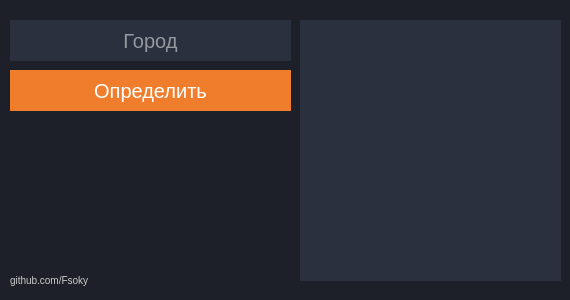
<?xml version="1.0" encoding="UTF-8"?>
<ui version="4.0">
 <class>GUIWeather</class>
 <widget class="QMainWindow" name="GUIWeather">
  <property name="geometry">
   <rect>
    <x>0</x>
    <y>0</y>
    <width>570</width>
    <height>300</height>
   </rect>
  </property>
  <property name="windowTitle">
   <string>MainWindow</string>
  </property>
  <property name="styleSheet">
   <string notr="true">background-color: #1d2029;
color: #fff;
font-size: 20px;</string>
  </property>
  <widget class="QWidget" name="centralwidget">
   <widget class="QPushButton" name="pushButton">
    <property name="geometry">
     <rect>
      <x>10</x>
      <y>70</y>
      <width>281</width>
      <height>41</height>
     </rect>
    </property>
    <property name="styleSheet">
     <string notr="true">QPushButton {
	outline: 0;
	border: 0;
	background-color: #f07d2b;
}

QPushButton:hover {
	background-color: #f28b41;
}</string>
    </property>
    <property name="text">
     <string>Определить</string>
    </property>
   </widget>
   <widget class="QLineEdit" name="lineEdit">
    <property name="geometry">
     <rect>
      <x>10</x>
      <y>20</y>
      <width>281</width>
      <height>41</height>
     </rect>
    </property>
    <property name="styleSheet">
     <string notr="true">background-color: #2a303d;
outline: 0;
border: 0;</string>
    </property>
    <property name="alignment">
     <set>Qt::AlignCenter</set>
    </property>
    <property name="placeholderText">
     <string>Город</string>
    </property>
   </widget>
   <widget class="QTextEdit" name="textEdit">
    <property name="geometry">
     <rect>
      <x>300</x>
      <y>20</y>
      <width>261</width>
      <height>261</height>
     </rect>
    </property>
    <property name="styleSheet">
     <string notr="true">background-color: #2a303d;
outline: 0;
border: 0;</string>
    </property>
   </widget>
   <widget class="QLabel" name="label">
    <property name="geometry">
     <rect>
      <x>10</x>
      <y>270</y>
      <width>281</width>
      <height>21</height>
     </rect>
    </property>
    <property name="styleSheet">
     <string notr="true">color: #ccc;
font-size: 10px;</string>
    </property>
    <property name="text">
     <string>github.com/Fsoky</string>
    </property>
   </widget>
  </widget>
 </widget>
 <resources/>
 <connections/>
</ui>
